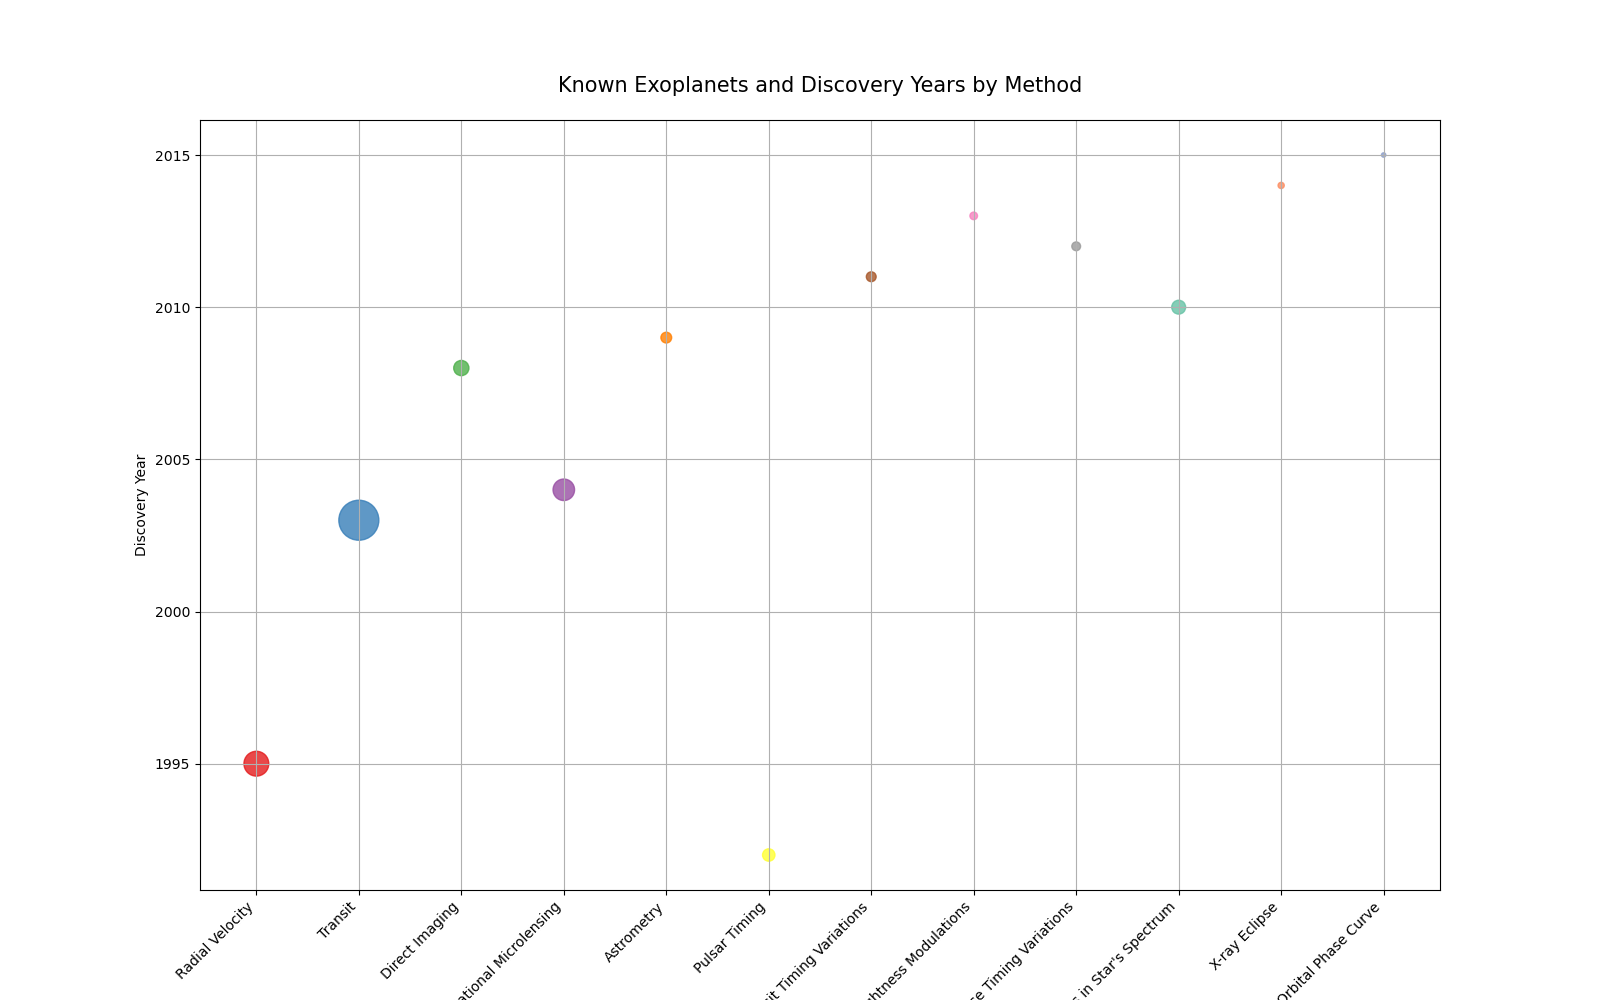

Here is the Python script that generated this plot:

import matplotlib.pyplot as plt

# Data for scatterplot
methods = ["Radial Velocity", "Transit", "Direct Imaging", "Gravitational Microlensing", 
           "Astrometry", "Pulsar Timing", "Transit Timing Variations", "Orbital Brightness Modulations", 
           "Eclipse Timing Variations", "Variations in Star's Spectrum", "X-ray Eclipse", 
           "Orbital Phase Curve"]
known_exoplanets = [32, 83, 12, 24, 6, 8, 5, 3, 4, 10, 2, 1]
discovery_year = [1995, 2003, 2008, 2004, 2009, 1992, 2011, 2013, 2012, 2010, 2014, 2015]

# Size of each point will be proportional to the known exoplanets
sizes = [exoplanets * 10 for exoplanets in known_exoplanets]

# Different colors for different methods
colors = ['#e41a1c', '#377eb8', '#4daf4a', '#984ea3', '#ff7f00', '#ffff33', '#a65628', 
          '#f781bf', '#999999', '#66c2a5', '#fc8d62', '#8da0cb']

# Create scatterplot
plt.figure(figsize=(16, 10))  # Adjust width and height for better visual
plt.scatter(methods, discovery_year, s=sizes, c=colors, alpha=0.8)

# Chart details
plt.title('Known Exoplanets and Discovery Years by Method', fontsize=15, pad=20)
plt.xlabel('Discovery Method')
plt.ylabel('Discovery Year')
plt.xticks(rotation=45, ha='right')
plt.grid(True)

# Show the chart
plt.show()
